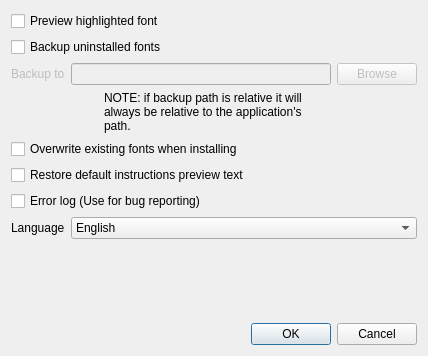
<?xml version="1.0" encoding="UTF-8"?>
<ui version="4.0">
 <class>SettingsDialog</class>
 <widget class="QDialog" name="SettingsDialog">
  <property name="geometry">
   <rect>
    <x>0</x>
    <y>0</y>
    <width>428</width>
    <height>356</height>
   </rect>
  </property>
  <property name="sizePolicy">
   <sizepolicy hsizetype="Fixed" vsizetype="Fixed">
    <horstretch>0</horstretch>
    <verstretch>0</verstretch>
   </sizepolicy>
  </property>
  <property name="windowTitle">
   <string>Settings</string>
  </property>
  <layout class="QVBoxLayout" name="verticalLayout">
   <item>
    <widget class="QCheckBox" name="previewHighlightedCheckBox">
     <property name="toolTip">
      <string>Preview the font which is currently highlighted in the font list, but may not be selected.</string>
     </property>
     <property name="text">
      <string>Preview highlighted font</string>
     </property>
    </widget>
   </item>
   <item>
    <widget class="QCheckBox" name="saveUninstalledCheckbox">
     <property name="text">
      <string>Backup uninstalled fonts</string>
     </property>
    </widget>
   </item>
   <item>
    <widget class="QWidget" name="widget" native="true">
     <property name="enabled">
      <bool>false</bool>
     </property>
     <layout class="QHBoxLayout" name="horizontalLayout">
      <property name="margin">
       <number>0</number>
      </property>
      <item>
       <widget class="QLabel" name="label">
        <property name="text">
         <string>Backup to</string>
        </property>
        <property name="buddy">
         <cstring>saveFontFolderLineEdit</cstring>
        </property>
       </widget>
      </item>
      <item>
       <widget class="QLineEdit" name="saveFontFolderLineEdit"/>
      </item>
      <item>
       <widget class="QPushButton" name="browseSaveFontFolderButton">
        <property name="text">
         <string>Browse</string>
        </property>
       </widget>
      </item>
     </layout>
    </widget>
   </item>
   <item>
    <widget class="QWidget" name="widget_2" native="true">
     <layout class="QHBoxLayout" name="horizontalLayout_2">
      <property name="spacing">
       <number>0</number>
      </property>
      <property name="margin">
       <number>0</number>
      </property>
      <item>
       <widget class="QLabel" name="label_2">
        <property name="sizePolicy">
         <sizepolicy hsizetype="Maximum" vsizetype="Preferred">
          <horstretch>0</horstretch>
          <verstretch>0</verstretch>
         </sizepolicy>
        </property>
        <property name="minimumSize">
         <size>
          <width>220</width>
          <height>0</height>
         </size>
        </property>
        <property name="text">
         <string>NOTE: if backup path is relative it will always be relative to the application's path.</string>
        </property>
        <property name="wordWrap">
         <bool>true</bool>
        </property>
       </widget>
      </item>
     </layout>
    </widget>
   </item>
   <item>
    <widget class="QCheckBox" name="overwriteExistingCheckbox">
     <property name="text">
      <string>Overwrite existing fonts when installing</string>
     </property>
    </widget>
   </item>
   <item>
    <widget class="QCheckBox" name="restoreInstructionsCheckbox">
     <property name="text">
      <string>Restore default instructions preview text</string>
     </property>
    </widget>
   </item>
   <item>
    <widget class="QCheckBox" name="loggingCheckBox">
     <property name="text">
      <string>Error log (Use for bug reporting)</string>
     </property>
    </widget>
   </item>
   <item>
    <layout class="QHBoxLayout" name="horizontalLayout_3">
     <item>
      <widget class="QLabel" name="languageLabel">
       <property name="text">
        <string>Language</string>
       </property>
      </widget>
     </item>
     <item>
      <widget class="QComboBox" name="languageComboBox">
       <property name="sizePolicy">
        <sizepolicy hsizetype="MinimumExpanding" vsizetype="Fixed">
         <horstretch>0</horstretch>
         <verstretch>0</verstretch>
        </sizepolicy>
       </property>
       <item>
        <property name="text">
         <string>English</string>
        </property>
       </item>
       <item>
        <property name="text">
         <string>עברית</string>
        </property>
       </item>
      </widget>
     </item>
    </layout>
   </item>
   <item>
    <spacer name="verticalSpacer">
     <property name="orientation">
      <enum>Qt::Vertical</enum>
     </property>
     <property name="sizeHint" stdset="0">
      <size>
       <width>20</width>
       <height>40</height>
      </size>
     </property>
    </spacer>
   </item>
   <item>
    <widget class="QDialogButtonBox" name="confirmationBox">
     <property name="orientation">
      <enum>Qt::Horizontal</enum>
     </property>
     <property name="standardButtons">
      <set>QDialogButtonBox::Cancel|QDialogButtonBox::Ok</set>
     </property>
    </widget>
   </item>
  </layout>
 </widget>
 <resources/>
 <connections>
  <connection>
   <sender>confirmationBox</sender>
   <signal>accepted()</signal>
   <receiver>SettingsDialog</receiver>
   <slot>accept()</slot>
   <hints>
    <hint type="sourcelabel">
     <x>257</x>
     <y>183</y>
    </hint>
    <hint type="destinationlabel">
     <x>157</x>
     <y>274</y>
    </hint>
   </hints>
  </connection>
  <connection>
   <sender>confirmationBox</sender>
   <signal>rejected()</signal>
   <receiver>SettingsDialog</receiver>
   <slot>reject()</slot>
   <hints>
    <hint type="sourcelabel">
     <x>325</x>
     <y>183</y>
    </hint>
    <hint type="destinationlabel">
     <x>286</x>
     <y>274</y>
    </hint>
   </hints>
  </connection>
  <connection>
   <sender>saveUninstalledCheckbox</sender>
   <signal>toggled(bool)</signal>
   <receiver>widget</receiver>
   <slot>setEnabled(bool)</slot>
   <hints>
    <hint type="sourcelabel">
     <x>58</x>
     <y>18</y>
    </hint>
    <hint type="destinationlabel">
     <x>59</x>
     <y>34</y>
    </hint>
   </hints>
  </connection>
 </connections>
</ui>
